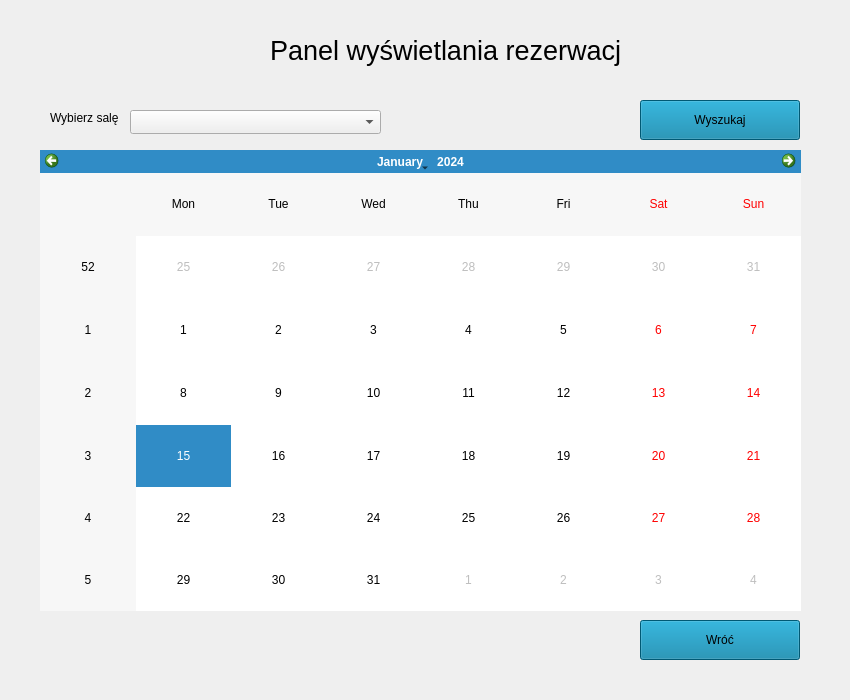
<?xml version="1.0" encoding="UTF-8"?>
<ui version="4.0">
 <class>Panel_wyswietlania_rezerwacji</class>
 <widget class="QWidget" name="Panel_wyswietlania_rezerwacji">
  <property name="geometry">
   <rect>
    <x>0</x>
    <y>0</y>
    <width>850</width>
    <height>700</height>
   </rect>
  </property>
  <property name="windowTitle">
   <string>Form</string>
  </property>
  <widget class="QPushButton" name="wyszukaj">
   <property name="geometry">
    <rect>
     <x>640</x>
     <y>100</y>
     <width>160</width>
     <height>40</height>
    </rect>
   </property>
   <property name="styleSheet">
    <string notr="true">background-color: rgb(0, 124, 163);</string>
   </property>
   <property name="text">
    <string>Wyszukaj</string>
   </property>
  </widget>
  <widget class="QPushButton" name="wroc">
   <property name="geometry">
    <rect>
     <x>640</x>
     <y>620</y>
     <width>160</width>
     <height>40</height>
    </rect>
   </property>
   <property name="styleSheet">
    <string notr="true">background-color: rgb(0, 124, 163);</string>
   </property>
   <property name="text">
    <string>Wróć</string>
   </property>
  </widget>
  <widget class="QLabel" name="nazwa_panelu">
   <property name="geometry">
    <rect>
     <x>270</x>
     <y>30</y>
     <width>351</width>
     <height>41</height>
    </rect>
   </property>
   <property name="font">
    <font>
     <pointsize>20</pointsize>
    </font>
   </property>
   <property name="text">
    <string>Panel wyświetlania rezerwacji</string>
   </property>
  </widget>
  <widget class="QCalendarWidget" name="kalendarz">
   <property name="geometry">
    <rect>
     <x>40</x>
     <y>150</y>
     <width>761</width>
     <height>461</height>
    </rect>
   </property>
  </widget>
  <widget class="QLabel" name="wybierz_sale">
   <property name="geometry">
    <rect>
     <x>50</x>
     <y>110</y>
     <width>71</width>
     <height>16</height>
    </rect>
   </property>
   <property name="text">
    <string>Wybierz salę</string>
   </property>
  </widget>
  <widget class="QComboBox" name="wybierz_sale_2">
   <property name="geometry">
    <rect>
     <x>130</x>
     <y>110</y>
     <width>251</width>
     <height>24</height>
    </rect>
   </property>
  </widget>
 </widget>
 <resources/>
 <connections/>
</ui>
